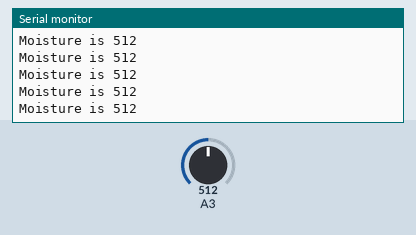
Bench run of a sketch on a simulated Arduino Uno, built with avr-gcc and run on an emulated ATmega328P. Parts: the last lines printed to the serial monitor. Inputs (shaded band) come from the test bench; at power-on: A3 = 512.

Above: at 1.2 s.
1.3 s: A3 set to 716
At 1.31 s:
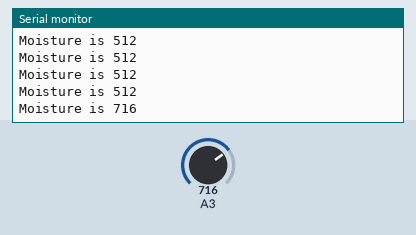
2.8 s: A3 set to 900
At 2.82 s:
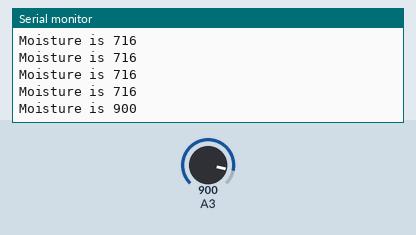
Timing chart, 0 to 5.8 s (numbered marks = the images above; inputs shaded):
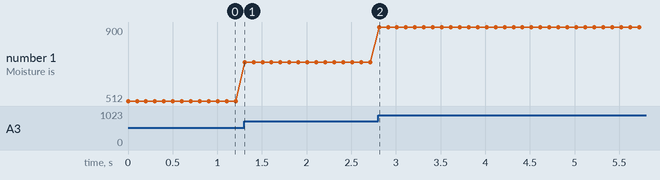

The sketch:

10_steam.ino
```cpp
/*
 * Steam
 */

void setup() {
  Serial.begin(9600); // open serial port and set baud rate at 9600 bps
}

void loop() {
  int vaporIntensity = analogRead(3); // plug vapor sensor into analog port 3
  Serial.print("Moisture is ");
  Serial.println(vaporIntensity, DEC);
  delay(100);
}
```

Measured:
- after the input at 1.3 s, the serial monitor: prints a new line at once (image 1)
- after the input at 2.8 s, the serial monitor: prints a new line at once (image 2)
- plotted number 1: 512 → 716 after the input at 1.3 s, 716 → 900 after the input at 2.8 s
